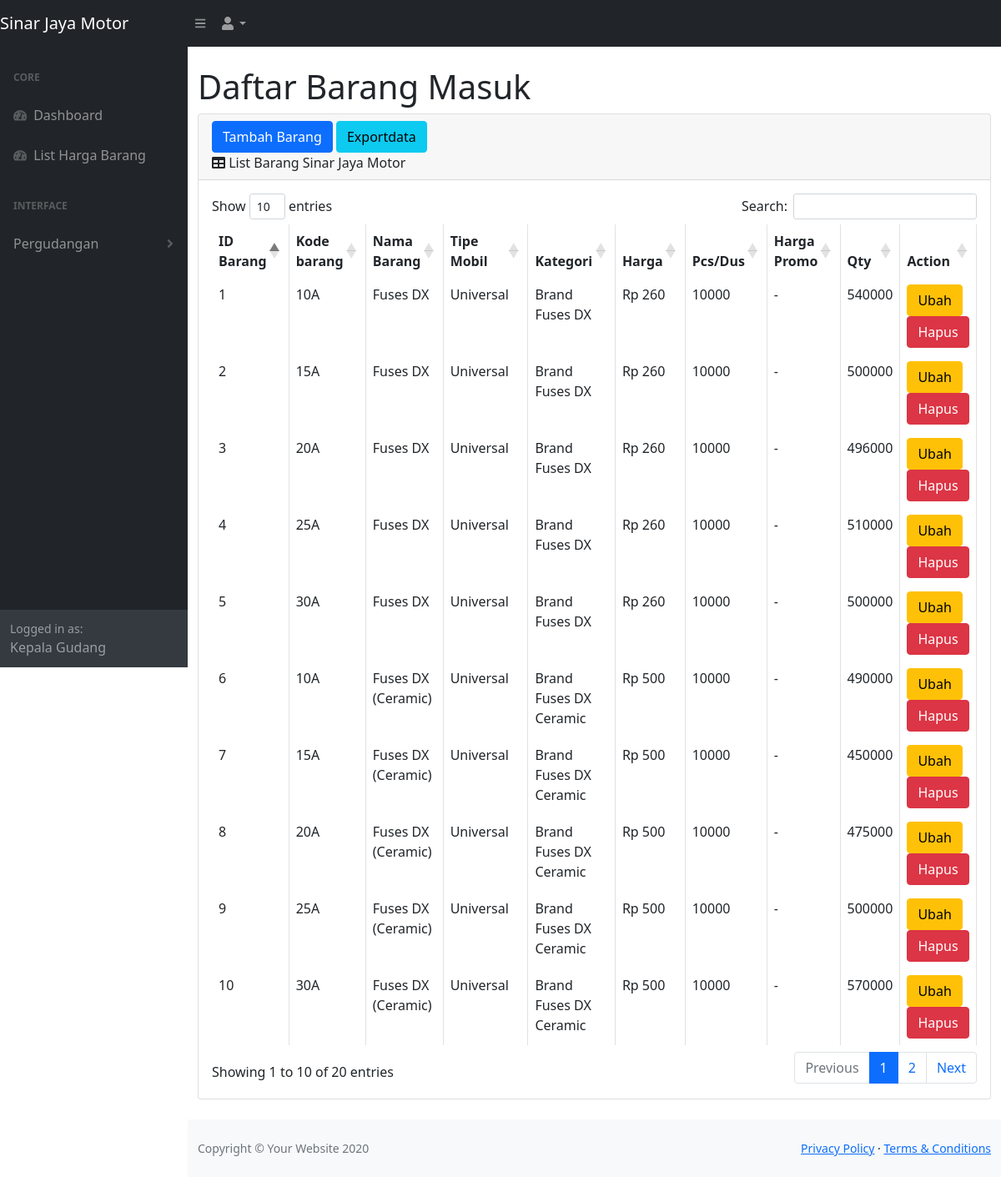
Screenshot of /tables.php (signed in) with the database file from the repository.
### tables this page shows
CREATE TABLE `tb_barang` (
  `id_b` int(11) NOT NULL,
  `kode_b` varchar(100) NOT NULL,
  `nama_b` varchar(500) NOT NULL,
  `tipe_mobil` varchar(100) NOT NULL,
  `kategori` varchar(100) NOT NULL,
  `harga` int(100) NOT NULL,
  `pcs_dus` int(11) NOT NULL,
  `harga_p` varchar(100) NOT NULL,
  `qty` int(11) NOT NULL
);

### tables.php (the view, shortened to what this page needs)
<?php
     include 'function.php';
?>
<!DOCTYPE html>
<html lang="en">
    <head>
        <link href="./css/styles.css" rel="stylesheet" />
        <link href="https://cdn.datatables.net/1.10.20/css/dataTables.bootstrap4.min.css" rel="stylesheet" />
    </head>
    <body class="sb-nav-fixed">
        <nav class="sb-topnav navbar navbar-expand navbar-dark bg-dark">
            <a class="navbar-brand" href=".php">Sinar Jaya Motor</a>
            <button class="btn btn-link btn-sm order-1 order-lg-0" id="sidebarToggle" href="#"><i class="fas fa-bars"></i></button>
            <ul class="navbar-nav ml-auto ml-md-0">
                <li class="nav-item dropdown">
                    <a class="nav-link dropdown-toggle" id="userDropdown" href="#" role="button" data-toggle="dropdown" aria-haspopup="true" aria-expanded="false"><i class="fas fa-user fa-fw"></i></a>
                </li>
            </ul>
        </nav>
        <div id="layoutSidenav">
            <div id="layoutSidenav_nav">
                <nav class="sb-sidenav accordion sb-sidenav-dark" id="sidenavAccordion">
                    <div class="sb-sidenav-menu">
                        <div class="nav">
                            <div class="sb-sidenav-menu-heading">Core</div>
                            <a class="nav-link" href="gudanghome.php">
                                <div class="sb-nav-link-icon"><i class="fas fa-tachometer-alt"></i></div>
                                Dashboard
                            </a>
                            <a class="nav-link" href="stockharga.php">
                                <div class="sb-nav-link-icon"><i class="fas fa-tachometer-alt"></i></div>
                                List Harga Barang
                            </a>
                            <div class="sb-sidenav-menu-heading">Interface</div>
                            <?php if($_SESSION['role'] == "Gudang"){?>
                                <a class="nav-link collapsed" href="#" data-bs-toggle="collapse" data-bs-target="#pagesCollapseAuth" aria-expanded="false" aria-controls="pagesCollapseAuth">
                                    Pergudangan
                                    <div class="sb-sidenav-collapse-arrow"><i class="fas fa-angle-down"></i></div>
                                </a>
                            <?php }; ?>
                        </div>
                    </div>
                    <?php if($_SESSION['role'] == "Gudang"){?>
                    <div class="sb-sidenav-footer">
                        <div class="small">Logged in as:</div>
                        Kepala Gudang
                    </div>
                    <?php }; ?>
                </nav>
            </div>
            <div id="layoutSidenav_content">
                <main>
                    <div class="container-fluid">
                        <h1 class="mt-4">Daftar Barang Masuk</h1>
                        <div class="card mb-4">
                            <div class="card-header">
                                <button type="button" class="btn btn-primary" data-toggle="modal" data-target="#myModal">
                                 Tambah Barang
                                </button>
                                <a href="laporanbarangkeluar.php" id="exportmasuk" class="btn btn-info">Exportdata</a>
                                <br>
                                <i class="fas fa-table mr-1"></i>
                                List Barang Sinar Jaya Motor
                            </div>
                            <div class="card-body">
                                <div class="table-responsive">
                                    <table class="table table-bordered" id="dataTable" width="100%" cellspacing="0">
                                        <thead>
                                            <tr>
                                                <th>ID Barang</th>
                                                <th>Kode barang</th>
                                                <th>Nama Barang</th>
                                                <th>Tipe Mobil</th>
                                                <th>Kategori</th>
                                                <th>Harga</th>
                                                <th>Pcs/Dus</th>
                                                <th>Harga Promo</th>
                                                <th>Qty</th>
                                                <?php if($_SESSION['role'] == "Gudang"){?>
                                                <th>Action</th>
                                                <?php }; ?>
                                            </tr>
                                        </thead>
                                        <tbody>
                                            <?php
                                                $ambilsemuadatastock = mysqli_query($koneksi,"SELECT * FROM  tb_barang");
                                                $i=1;
                                                while($data=mysqli_fetch_array($ambilsemuadatastock)){
                                                    $idb        = $data['id_b'];
                                                    $kodebarang = $data['kode_b'];
                                                    $namabarang = $data['nama_b'];
                                                    $Tipe_Mobil = $data['tipe_mobil'];
                                                    $Kategori   = $data['kategori'];
                                                    $Harga      = $data['harga'];
                                                    $qtyd       = $data['pcs_dus'];
                                                    $promo      = $data['harga_p'];
                                                    $qty        = $data['qty']
                                            ?>
                                            <tr>
                                                <td><?=$i++?></td>
                                                <td><?=$kodebarang;?></td>
                                                <td><?= $namabarang;?></td>
                                                <td><?=$Tipe_Mobil;?></td>
                                                <td><?= $Kategori;?></td>
                                                <td>Rp <?= $Harga;?></td>
                                                <td><?= $qtyd;?></td>
                                                <td><?= $promo;?></td>
                                                <td><?= $qty;?></td>
                                                <?php if($_SESSION['role'] == "Gudang"){?>
                                                <td>
                                                <button type="button" class="btn btn-warning" data-toggle="modal" data-target="#edit<?=$idb;?>">
                                                Ubah
                                                </button>
                                                <button type="button" class="btn btn-danger" data-toggle="modal" data-target="#delete<?=$idb;?>">
                                                Hapus
                                                </td>
                                                <?php }; ?>
                                            </tr>
                                            <?php }; ?>
                                        </tbody>
                                    </table>
                                </div>
                            </div>
                        </div>
                    </div>
                </main>
                <footer class="py-4 bg-light mt-auto">
                    <div class="container-fluid">
                        <div class="d-flex align-items-center justify-content-between small">
                            <div class="text-muted">Copyright &copy; Your Website 2020</div>
                            <div>
                                <a href="#">Privacy Policy</a>
                                &middot;
                                <a href="#">Terms &amp; Conditions</a>
                            </div>
                        </div>
                    </div>
                </footer>
            </div>
        </div>
        </body>
</html>

### rows the page displays
tb_barang: kode_b "10A", nama_b "Fuses DX", tipe_mobil "Universal", kategori "Brand Fuses DX", harga "260", pcs_dus "10000", harga_p "-", qty "540000"
tb_barang: kode_b "15A", nama_b "Fuses DX", tipe_mobil "Universal", kategori "Brand Fuses DX", harga "260", pcs_dus "10000", harga_p "-", qty "500000"
tb_barang: kode_b "20A", nama_b "Fuses DX", tipe_mobil "Universal", kategori "Brand Fuses DX", harga "260", pcs_dus "10000", harga_p "-", qty "496000"
tb_barang: kode_b "25A", nama_b "Fuses DX", tipe_mobil "Universal", kategori "Brand Fuses DX", harga "260", pcs_dus "10000", harga_p "-", qty "510000"
tb_barang: kode_b "30A", nama_b "Fuses DX", tipe_mobil "Universal", kategori "Brand Fuses DX", harga "260", pcs_dus "10000", harga_p "-", qty "500000"
tb_barang: kode_b "10A", nama_b "Fuses DX (Ceramic)", tipe_mobil "Universal", kategori "Brand Fuses DX Ceramic", harga "500", pcs_dus "10000", harga_p "-", qty "490000"
tb_barang: kode_b "15A", nama_b "Fuses DX (Ceramic)", tipe_mobil "Universal", kategori "Brand Fuses DX Ceramic", harga "500", pcs_dus "10000", harga_p "-", qty "450000"
tb_barang: kode_b "20A", nama_b "Fuses DX (Ceramic)", tipe_mobil "Universal", kategori "Brand Fuses DX Ceramic", harga "500", pcs_dus "10000", harga_p "-", qty "475000"
tb_barang: kode_b "25A", nama_b "Fuses DX (Ceramic)", tipe_mobil "Universal", kategori "Brand Fuses DX Ceramic", harga "500", pcs_dus "10000", harga_p "-", qty "500000"
tb_barang: kode_b "30A", nama_b "Fuses DX (Ceramic)", tipe_mobil "Universal", kategori "Brand Fuses DX Ceramic", harga "500", pcs_dus "10000", harga_p "-", qty "570000"
